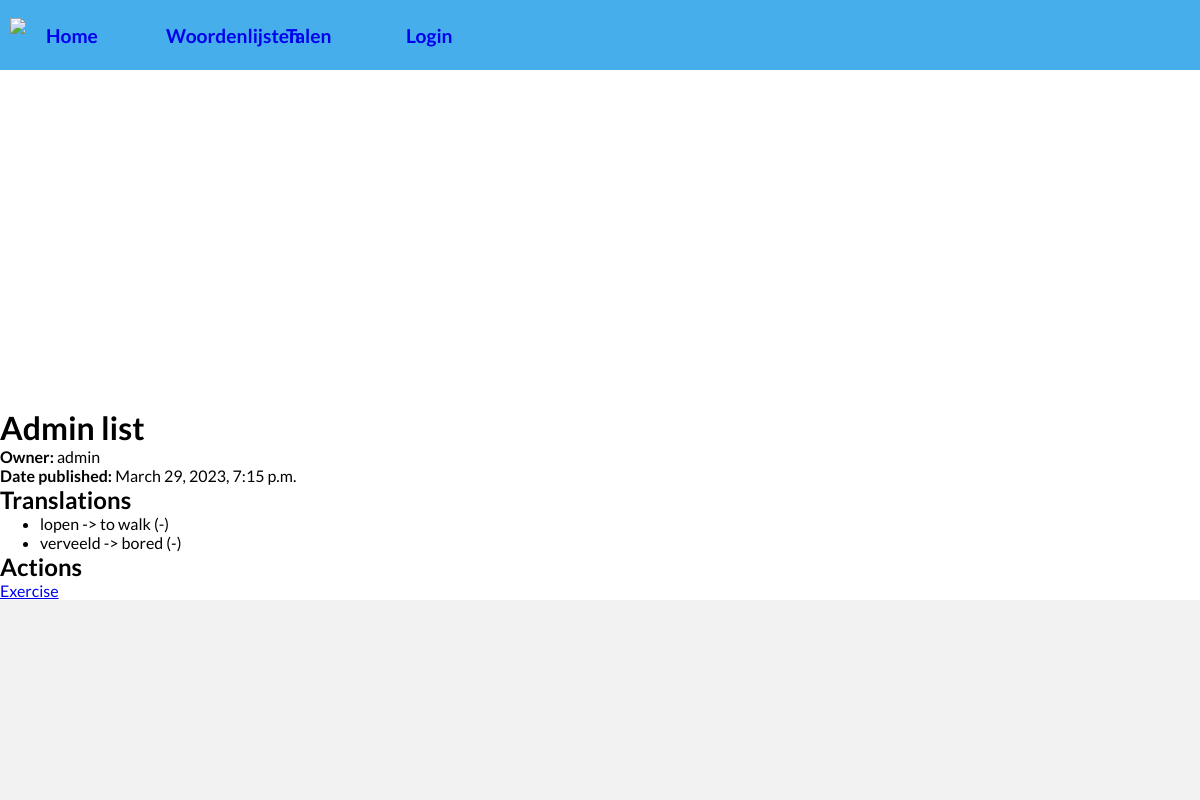
Page /quiz/wordlist/2/ on the earlier database version.
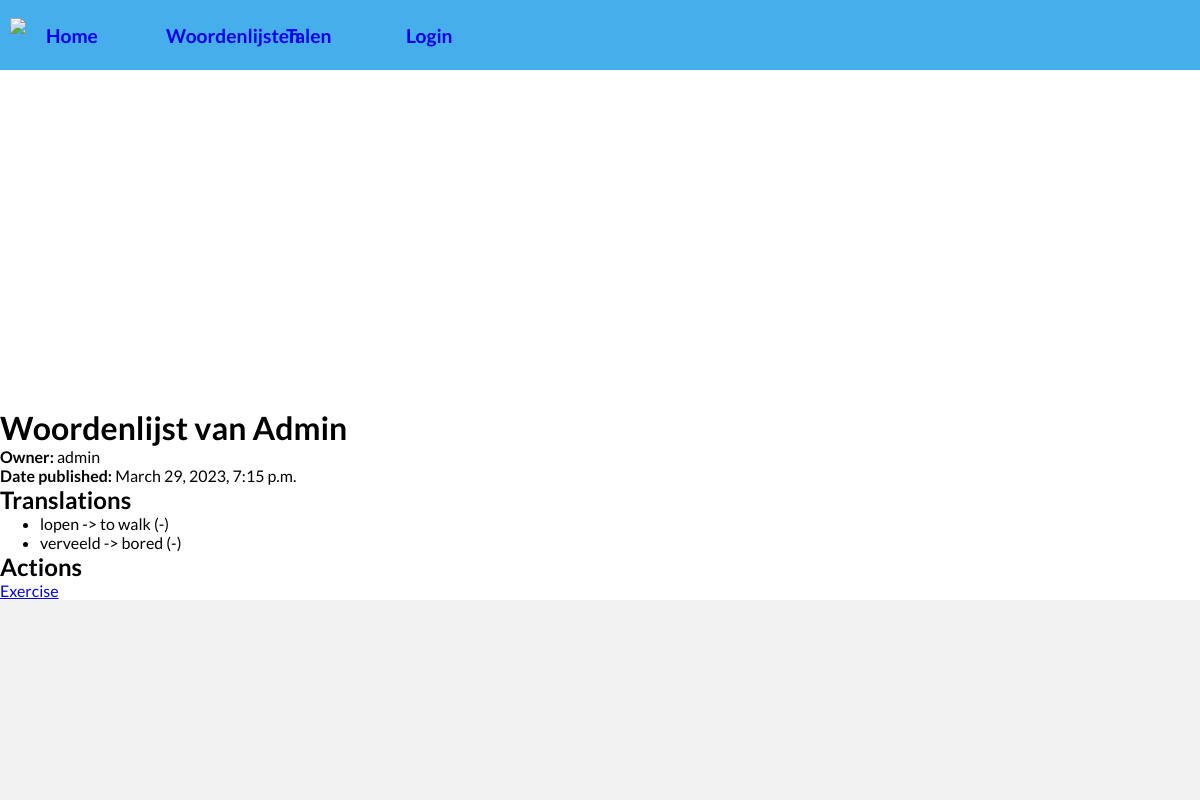
Same page on the later database version.
### quiz/models.py (models this page shows, shortened)
class Wordlist(models.Model):
    owner = models.ForeignKey(
        settings.AUTH_USER_MODEL, related_name='wordlists', on_delete=models.SET_NULL, null=True)
    name = models.CharField(max_length=200)
    date_published = models.DateTimeField('date published', auto_now_add=True)
    translations = models.ManyToManyField(Translation, help_text='The translations in this word list.')
    VISIBILITY_STATUS = (
        ('pr', 'Private'),
        ('pl', 'Public'),
        ('re', 'Under review'),
    )
    visibility = models.CharField(
        max_length=2,
        choices=VISIBILITY_STATUS,
        default='pr',
        help_text='Visibily status',
    )
    def get_absolute_exersice_url(self):
        return reverse('wordlist-exercise', kwargs={"pk": self.pk})

### accounts/models.py (models this page shows)
class UserProfile(AbstractUser):
    pass

### quiz/views.py (the view)
# urls.py: path('wordlist/<int:pk>/', views.WordlistDetailView.as_view(), name='wordlist-detail'),
class WordlistDetailView(generic.DetailView):
    model = Wordlist
    template_name = 'quiz/wordlist_detail.html'
    context_object_name = 'wordlist'

### quiz/models.py (called while the page is built)
    def __str__(self):
        return f'{self.name}'

    def __str__(self):
        percentage = "-"
        if self.correct_tries > 0:
            percentage = str(round(self.correct_tries / (self.correct_tries + self.wrong_tries) * 100)) + '%'
        return f'{self.word} -> {self.translation}  ({percentage})'

### quiz/templates/quiz/wordlist_detail.html (shortened to what this page needs)
{% extends 'quiz/base_generic.html' %}
{% block content %}
<h1>{{ wordlist.name }}</h1>
<p><strong>Owner:</strong> {{ wordlist.owner.get_username }}</p>
<p><strong>Date published:</strong> {{ wordlist.date_published }}</p>
<div>
    <h2>Translations</h2>
    <ul>
    {% for translation in  wordlist.translations.all %}
    <li>{{ translation }}</li>
    {% endfor %}
    </ul>
</div>
<div>
    <h2>Actions</h2>
    <a href="{{wordlist.get_absolute_exersice_url}}">Exercise</a>
</div>
{% endblock content %}

Differences in the rows shown:
changed Wordlist "admin": name "Admin list" → "Woordenlijst van Admin"
